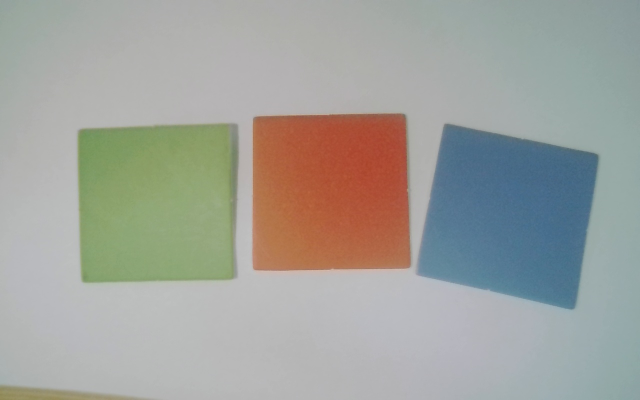
#> input picture Opencv-python_Tutorials/图像的基本操作/exp_images/Tricolor.jpg, 1280 x 800 px (shown at 1/2 size)
$ jupyter execute '3.图像的属性.ipynb'   (shell and % lines are left out)
#> lines starting #> are read from the running program, lines starting #| are printed output that depends on the picture
# 图像的基本属性
这里我们加载了一张BGR通道的彩色图像并将其存储在变量image中，使用type()方法得到cv.imread()方法加载图像会存储为numpy对象。可通过numpy对象的size、shape、dtype属性得到图像的像素、形状、数据类型。其中形状反映了图像的行、列、通道数。

[cell 1]
import cv2 as cv
image = cv.imread("./exp_images/Tricolor.jpg",1)
#> image is the input picture: shape (800, 1280, 3); mean B, G, R 155.9, 161.6, 160.3
print(type(image))
#| <class 'numpy.ndarray'>
print("图像的像素为:%d"%image.size)
#| 图像的像素为:3072000
print("图像的形状为:%s"%str(image.shape))
#| 图像的形状为:(800, 1280, 3)
print("图像的数据类型为:%s"%image.dtype)
#| 图像的数据类型为:uint8

# 图像通道
图像通道是指把数字图像按照颜色成分划分成不同的图像，主要有单通道图像、三通道图像、四通道图像，各通道图像之间可以进行转换。

- 单通道图像指每个像素点只用一个数值来表示，即只可以表示灰度，0 表示黑色，1 或 255 表示白色。
- 三通道图像是指图像的 RGB（红绿蓝）模式，即每个像素点用红绿蓝三个数值来表示的彩色图像，全 0 表示黑色，全 255 表示白色，三个值都一样则表示灰色。
- 四通道图像是在 RGB模式的基础上加入了 Alpha（透明度），若 Alpha=0 则表示全透明。

## 图像通道拆分合并
OpenCV加载、显示彩色图片默认是BGR格式的。有时候需要分别处理图像的B、G、R通道。在这种情况下，需要将BGR图像拆分为单个通道，再将这些单独的通道组合成RGB图片。可以通过以下方式简单的做到这一点：

[cell 2]
import cv2 as cv

img = cv.imread('./exp_images/Tricolor.jpg',1)
b,g,r = cv.split(img)
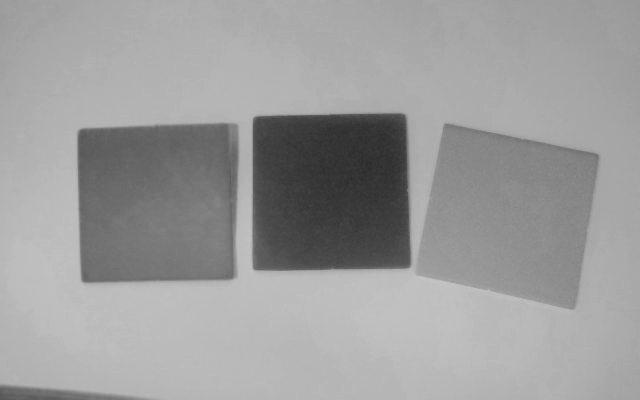
#> b: shape (800, 1280) (shown at 1/2 size); min 42, max 199, mean 155.9
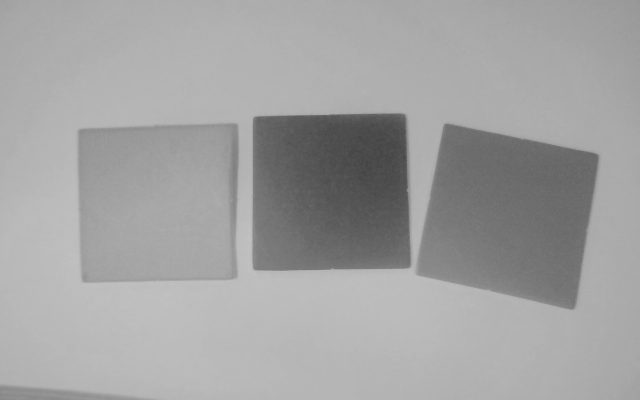
#> g: shape (800, 1280) (shown at 1/2 size); min 68, max 194, mean 161.6
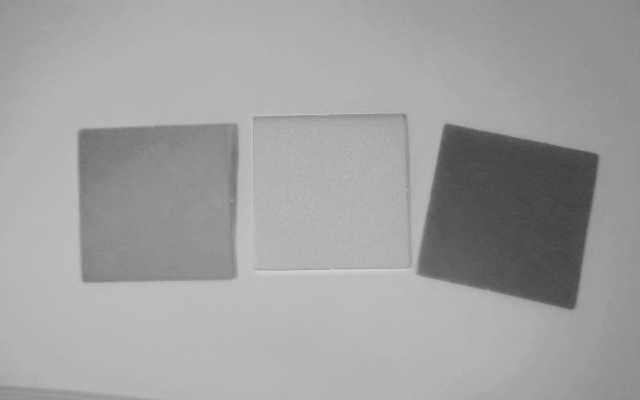
#> r: shape (800, 1280) (shown at 1/2 size); min 61, max 223, mean 160.3
img_rgb = cv.merge((r,g,b))

使用matplotlib显示rgb通道图像。

[cell 3]
import matplotlib.pyplot as plt
plt.subplot(221),plt.imshow(img_rgb),plt.title("rgb")
plt.xticks([]),plt.yticks([])
plt.subplot(222),plt.imshow(r, cmap='gray'),plt.title("r")
plt.xticks([]),plt.yticks([])
plt.subplot(223),plt.imshow(g, cmap='gray'),plt.title("g")
plt.xticks([]),plt.yticks([])
plt.subplot(224),plt.imshow(b, cmap='gray'),plt.title("b")
plt.xticks([]),plt.yticks([])
plt.show()
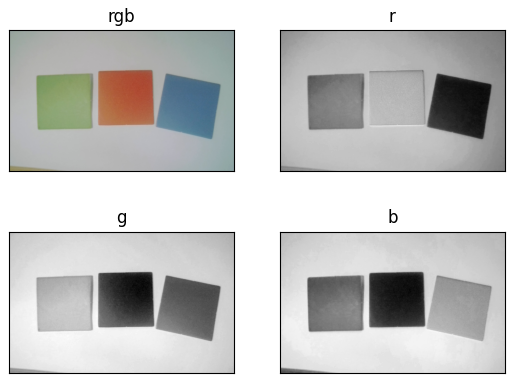
#> figure drawn by matplotlib, 4 panels

[cell 4]
import cv2 as cv
import matplotlib.pyplot as plt

b = img[:, :, 0]
g = img[:, :, 1]
r = img[:, :, 2]

img_rgb = cv.merge((r,g,b))


plt.imshow(img_rgb)
plt.xticks([]),plt.yticks([])
plt.show()

也可将其中R（红色）通道中的像素值都设置为0。

[cell 5]
img_copy = img.copy()
img_copy[:, :, 2] = 0
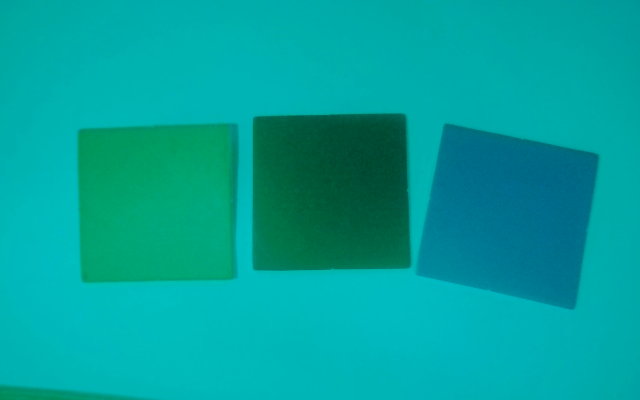
#> img_copy: shape (800, 1280, 3) (shown at 1/2 size); mean B, G, R 155.9, 161.6, 0

cv.imshow("image", img_copy)
cv.waitKey(0)
cv.destroyAllWindows()

$ run again, with Opencv-python_Tutorials/图像的基本操作/exp_images/aerial_view.jpg copied over Opencv-python_Tutorials/图像的基本操作/exp_images/Tricolor.jpg
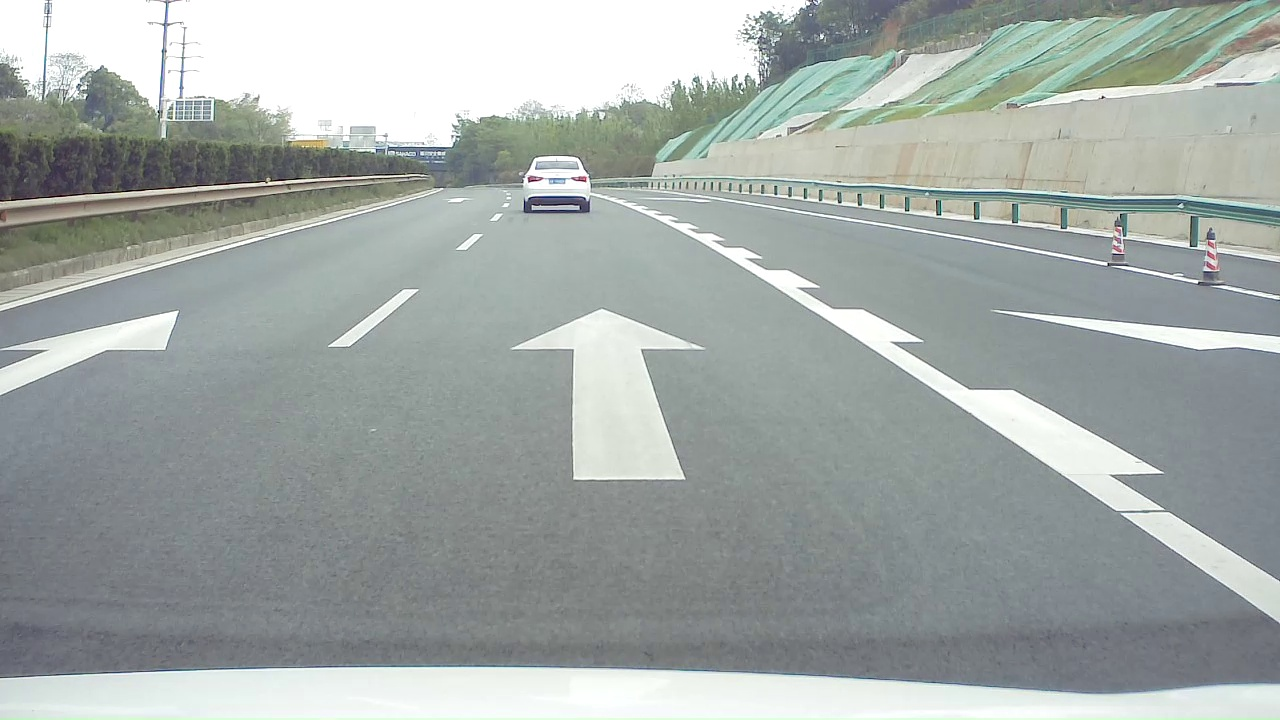
#> input picture Opencv-python_Tutorials/图像的基本操作/exp_images/aerial_view.jpg, 1280 x 720 px
#> image is the input picture: shape (720, 1280, 3); mean B, G, R 166.5, 169, 161.8
#| <class 'numpy.ndarray'>
#| 图像的像素为:2764800
#| 图像的形状为:(720, 1280, 3)
#| 图像的数据类型为:uint8
#> `plt.show()`:
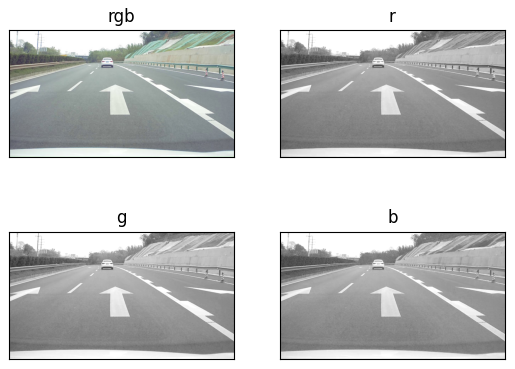
#> figure drawn by matplotlib, 4 panels
#> `img_copy[:, :, 2] = 0`:
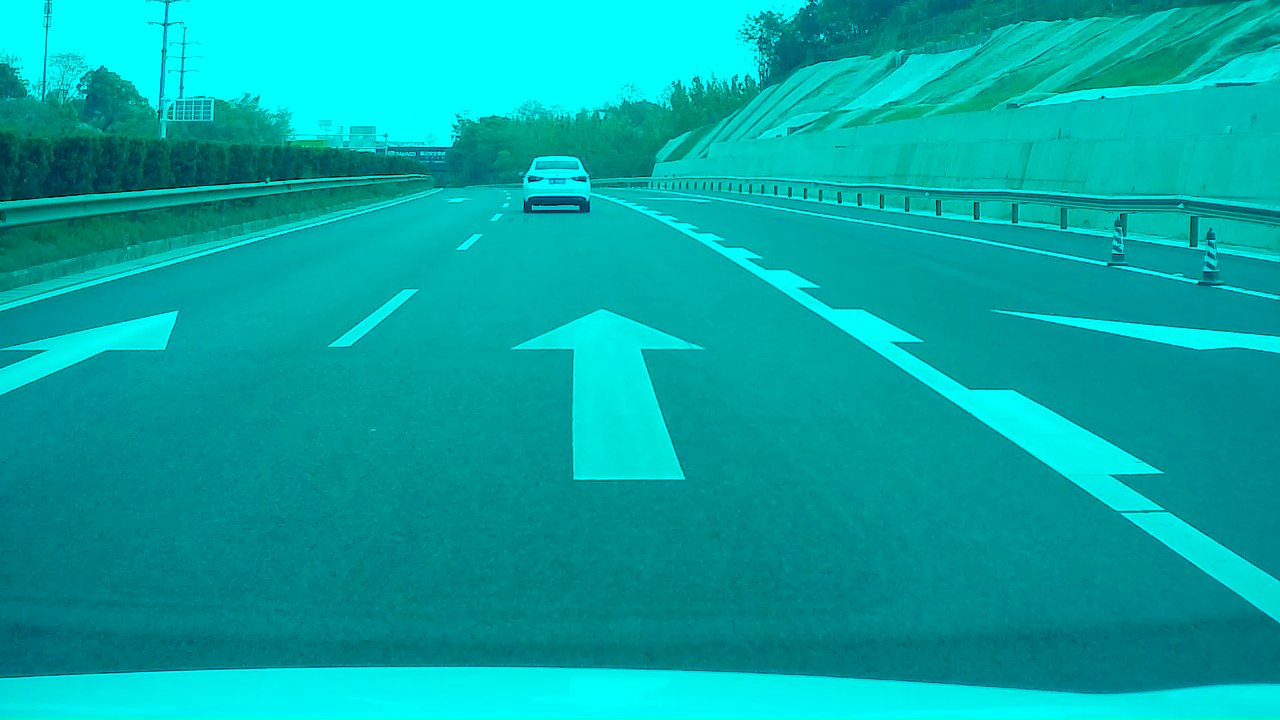
#> img_copy: shape (720, 1280, 3); mean B, G, R 166.5, 169, 0

$ run again, with Opencv-python_Tutorials/图像的基本操作/exp_images/home.jpg copied over Opencv-python_Tutorials/图像的基本操作/exp_images/Tricolor.jpg
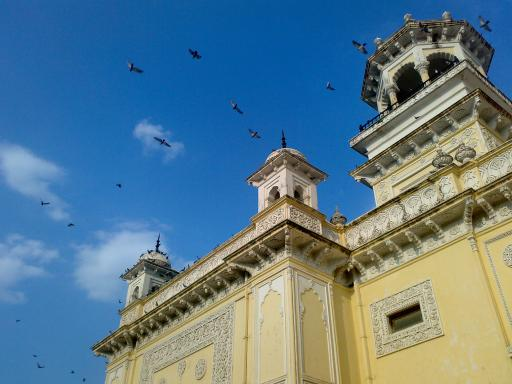
#> input picture Opencv-python_Tutorials/图像的基本操作/exp_images/home.jpg, 512 x 384 px
#> image is the input picture: shape (384, 512, 3); mean B, G, R 141.2, 123.9, 91.6
#| <class 'numpy.ndarray'>
#| 图像的像素为:589824
#| 图像的形状为:(384, 512, 3)
#| 图像的数据类型为:uint8
#> `b,g,r = cv.split(img)`:
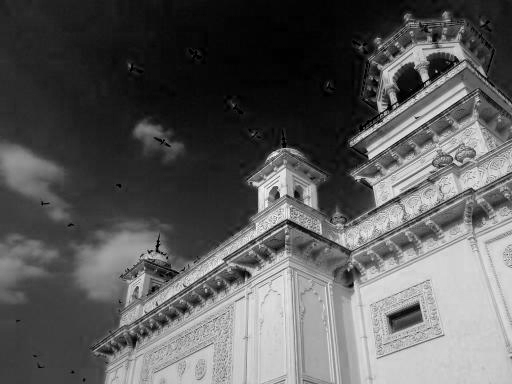
#> r: shape (384, 512); min 0, max 255, mean 91.6
#> `img_copy[:, :, 2] = 0`:
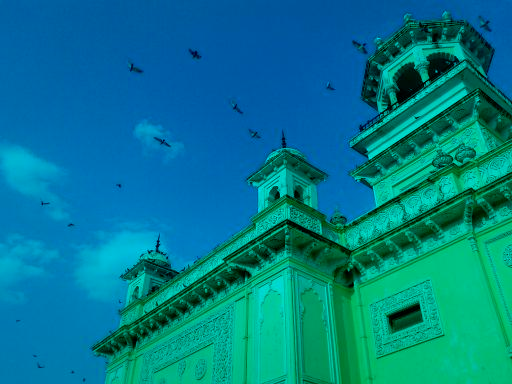
#> img_copy: shape (384, 512, 3); mean B, G, R 141.2, 123.9, 0
